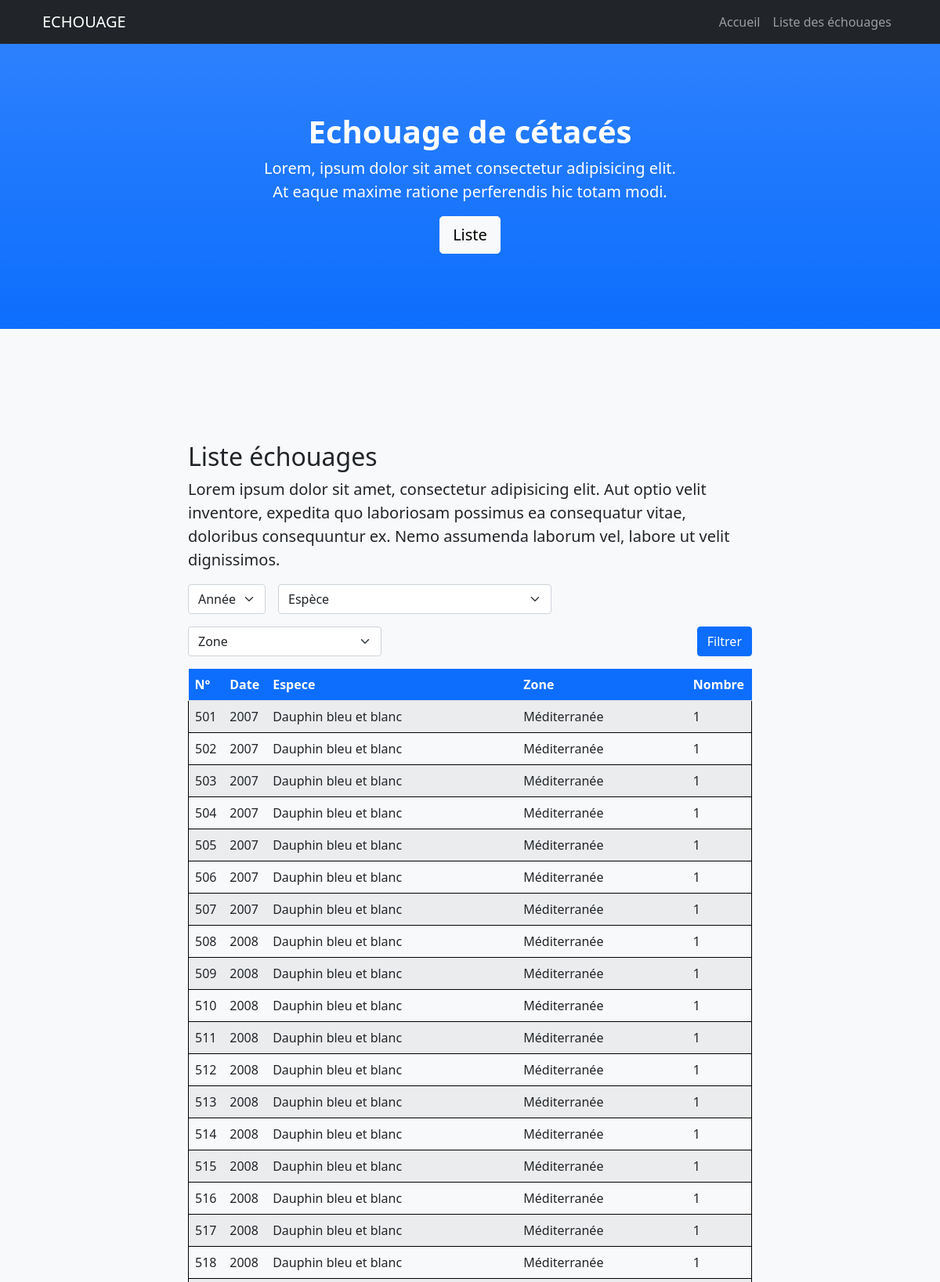
The app's page /index.php?page=2 (upper part) with its own data.
### tables this page shows
CREATE TABLE `echouage` (
  `id` int(11) NOT NULL,
  `date` int(11) NOT NULL,
  `espece` varchar(50) NOT NULL,
  `zone` varchar(50) NOT NULL,
  `nombre` int(11) NOT NULL
);

### class/Database.class.php (called while the page is built, shortened)
<?php
class Database {
    private $db_name;
    private $db_user;
    private $pdo;
    private $limit = 250;
    public function __construct($db_name = "cir2", $db_user = 'cir2', $db_pass = 'cir2', $db_host = 'localhost') {
        $this->db_name = $db_name;
        $this->db_user = $db_user;
    }
    private function getPDO() {
        if ($this->pdo === null) {
            $pdo = new PDO('mysql:dbname=' . $this->db_name . ';host=localhost', $this->db_user, $this->db_user);
            $pdo->setAttribute(PDO::ATTR_ERRMODE, PDO::ERRMODE_EXCEPTION);
            $this->pdo = $pdo;
        }
        return $this->pdo;
    }
    public function getEchouages($filters = null) {
        $offset = isset($_GET['page']) ? $_GET['page']*$this->limit : 0;
        $sql = 'SELECT *
        FROM echouage ';
        $sql .= ' LIMIT :limit
        OFFSET :offset';
        $sth = $this->getPDO()->prepare($sql);
        $sth->bindParam('offset', $offset, PDO::PARAM_INT);
        $sth->bindParam('limit', $this->limit, PDO::PARAM_INT);
        $sth->execute();
        return $sth->fetchAll(PDO::FETCH_CLASS, 'Echouage');
    }
}

### class/Echouage.class.php (called while the page is built, shortened)
<?php
class Echouage {
    private $id;
    private $date;
    private $espece;
    private $zone;
    private $nombre;
    public  function GetId() {
        return $this->id;
    }
    public  function GetEspece() {
        return $this->espece;
    }
    public  function GetDate() {
        return $this->date;
    }
    public  function GetZone() {
        return $this->zone;
    }
    public  function GetNombre() {
        return $this->nombre;
    }
}

### index.php (the view, shortened to what this page needs)
<?php
$db = new Database('cir2', 'cir2', 'cir2', 'localhost');
?>
<!DOCTYPE html>
<html lang="en">
<head>
  <link href="https://cdn.jsdelivr.net/npm/bootstrap@5.1.3/dist/css/bootstrap.min.css" rel="stylesheet">
  <link href="/css/styles.css" rel="stylesheet">
</head>
<body id="page-top">
  <nav class="navbar navbar-expand-lg navbar-dark bg-dark fixed-top" id="mainNav">
    <div class="container px-4"><a class="navbar-brand" href="#page-top">ECHOUAGE</a>
      <div class="collapse navbar-collapse" id="navbarResponsive">
        <ul class="navbar-nav ms-auto">
          <li class="nav-item"><a class="nav-link" href="/">Accueil</a></li>
          <li class="nav-item"><a class="nav-link" href="#echouage">Liste des échouages</a></li>
        </ul>
      </div>
    </div>
  </nav>
  <header class="bg-primary bg-gradient text-white">
    <div class="container px-4 text-center">
      <h1 class="fw-bolder">Echouage de cétacés</h1>
      <p class="lead">Lorem, ipsum dolor sit amet consectetur adipisicing elit. <br />At eaque maxime ratione perferendis hic totam modi.</p><a class="btn btn-lg btn-light" href="#echouage">Liste</a>
    </div>
  </header>
  <section class="bg-light" id="echouage">
    <div class="container px-4">
      <div class="row gx-4 justify-content-center">
        <div class="col-lg-8">
          <h2>Liste échouages</h2>
          <p class="lead">Lorem ipsum dolor sit amet, consectetur adipisicing elit. Aut optio velit inventore, expedita quo laboriosam possimus ea consequatur vitae, doloribus consequuntur ex. Nemo assumenda laborum vel, labore ut velit dignissimos.</p>
          <form class="row g-3" method="POST">
            <div class="col-auto">
              <select class="form-select" aria-label="Choisir une date" name="date">
                <option selected value="">Année</option>
              </select>
            </div>
            <div class="col-auto">
              <select class="form-select" aria-label="Chosisir une espèce" name="espece">
                <option selected value="">Espèce</option>
              </select>
            </div>
            <div class="col-auto">
              <select class="form-select" aria-label="Chosisir une zone" name="zone">
                <option selected value="">Zone</option>
              </select>
            </div>
            <div class="col-auto ms-auto me-0">
              <button type="submit" class="btn btn-primary mb-3">Filtrer</button>
            </div>
          </form>
          <table class="table table-striped">
            <thead class="bg-primary text-white">
              <tr>
                <th scope="col" class="id">N°</th>
                <th scope="col" class="Date">Date</th>
                <th scope="col" class="label">Espece</th>
                <th scope="col" class="label">Zone</th>
                <th scope="col" class="label">Nombre</th>
              </tr>
            </thead>
            <tbody style="border: 1px solid black;">
              <?php
              $echouages = $db->getEchouages($_POST);
              foreach ($echouages as $echouage) : ?>
                <tr style="border: 1px solid black;">
                  <td class="id"><?php echo $echouage->getId(); ?></td>
                  <td class="id"><?php echo $echouage->getDate(); ?></td>
                  <td class="label"><?php echo $echouage->getEspece(); ?></td>
                  <td class="label"><?php echo $echouage->getZone(); ?></td>
                  <td class="label"><?php echo $echouage->getNombre(); ?></td>
                </tr>
              <?php endforeach; ?>
            </tbody>
          </table>
        </div>
      </div>
    </div>
  </section>
</body>
</html>

### css/styles.css (style rules this page uses)
html { scroll-padding-top: 3.5rem; }
header { padding-top: 9rem; padding-bottom: 6rem; }
section { padding-top: 9rem; padding-bottom: 9rem; }

### records on screen
echouage: id "501", date "2007", espece "Dauphin bleu et blanc", zone "Méditerranée", nombre "1"
echouage: id "502", date "2007", espece "Dauphin bleu et blanc", zone "Méditerranée", nombre "1"
echouage: id "503", date "2007", espece "Dauphin bleu et blanc", zone "Méditerranée", nombre "1"
echouage: id "504", date "2007", espece "Dauphin bleu et blanc", zone "Méditerranée", nombre "1"
echouage: id "505", date "2007", espece "Dauphin bleu et blanc", zone "Méditerranée", nombre "1"
echouage: id "506", date "2007", espece "Dauphin bleu et blanc", zone "Méditerranée", nombre "1"
echouage: id "507", date "2007", espece "Dauphin bleu et blanc", zone "Méditerranée", nombre "1"
echouage: id "508", date "2008", espece "Dauphin bleu et blanc", zone "Méditerranée", nombre "1"
echouage: id "509", date "2008", espece "Dauphin bleu et blanc", zone "Méditerranée", nombre "1"
echouage: id "510", date "2008", espece "Dauphin bleu et blanc", zone "Méditerranée", nombre "1"
echouage: id "511", date "2008", espece "Dauphin bleu et blanc", zone "Méditerranée", nombre "1"
echouage: id "512", date "2008", espece "Dauphin bleu et blanc", zone "Méditerranée", nombre "1"
echouage: id "513", date "2008", espece "Dauphin bleu et blanc", zone "Méditerranée", nombre "1"
echouage: id "514", date "2008", espece "Dauphin bleu et blanc", zone "Méditerranée", nombre "1"
echouage: id "515", date "2008", espece "Dauphin bleu et blanc", zone "Méditerranée", nombre "1"
echouage: id "516", date "2008", espece "Dauphin bleu et blanc", zone "Méditerranée", nombre "1"
echouage: id "517", date "2008", espece "Dauphin bleu et blanc", zone "Méditerranée", nombre "1"
echouage: id "518", date "2008", espece "Dauphin bleu et blanc", zone "Méditerranée", nombre "1"
